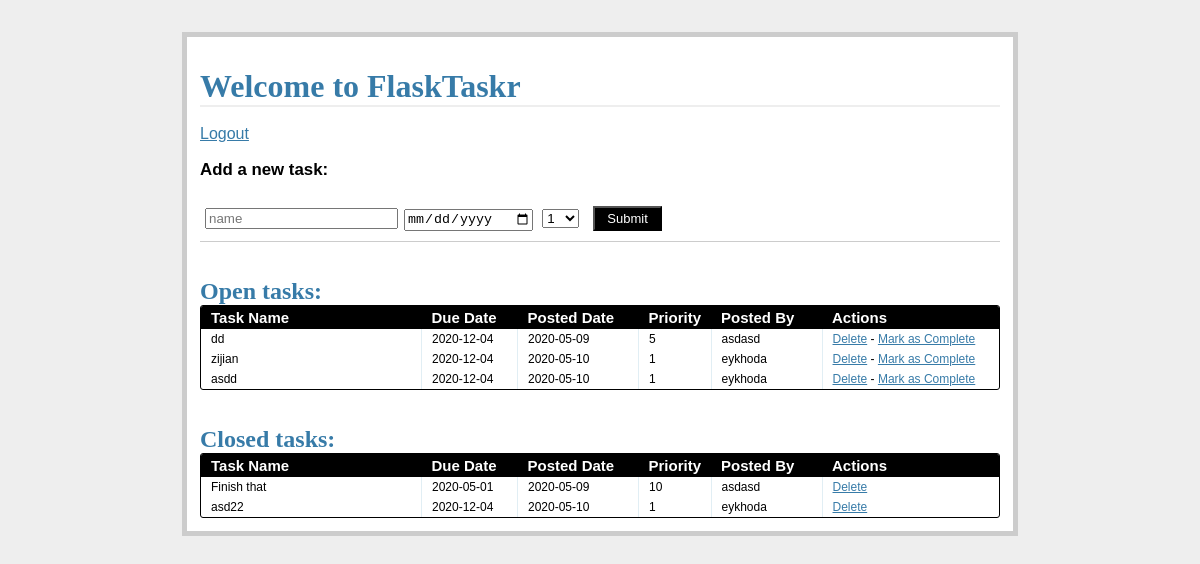
The page /tasks/ (signed in) on the database its author committed.
### models.py (models this page shows, shortened)
class Task(db.Model):
	__tablename__ = "tasks"
	task_id = db.Column(db.Integer,primary_key = True)
	name=db.Column(db.String,nullable = False)
	due_date=db.Column(db.Date,nullable=False)
	priority=db.Column(db.Integer,nullable = False)
	posted_date=db.Column(db.Date,default = datetime.datetime.utcnow())
	user_id=db.Column(db.Integer,db.ForeignKey('users.id'))
	status=db.Column(db.Integer)

class User(db.Model):
	__tablename__ = 'users'
	id = db.Column(db.Integer,primary_key=True)
	name = db.Column(db.String,unique=True,nullable=False)
	email = db.Column(db.String,unique=True,nullable=False)
	password = db.Column(db.String,nullable=False)
	tasks = db.relationship('Task',backref='poster')

### views.py (the view)
@app.route('/tasks/')
@login_required
def tasks():
	return render_template(
		'tasks.html',
		form = AddTaskForm(request.form),
		open_tasks=open_tasks(),
		closed_tasks = closed_tasks()
		)

### forms.py
class AddTaskForm(Form):
	task_id = IntegerField()
	name = StringField('Task Name', validators = [DataRequired()])
	due_date = DateField(
		'Date Due (mm/dd/yyyy)',
		validators = [DataRequired()],
		format = '%m/%d/%Y'
		)
	priority = SelectField(
		'Priority',
		validators = [DataRequired()],
		choices = [
			('1','1'),('2','2'),('3','3'),('4','4'),('5','5'),('6','6'),('7','7'),('8','8'),('9','9'),('10','10')
			]
		)
	status = IntegerField('Status')

### views.py (called while the page is built)
def login_required(test):
	@wraps(test)
	def wrap(*args,**kwargs):
		if 'logged_in' in session:
			return test(*args,**kwargs)
		else:
			flash('You need to log in first')
			return(redirect(url_for('login')))
	return wrap

def open_tasks():
	return db.session.query(Task).filter_by(status='1').order_by(Task.due_date.asc())

def closed_tasks():
	return db.session.query(Task).filter_by(status='0').order_by(Task.due_date.asc())

### templates/tasks.html (shortened to what this page needs)
{% extends "_base.html" %}
{% block content %}
<h1>Welcome to FlaskTaskr</h1>
<br>
<a href="{{ url_for('logout') }}">Logout</a>
<div class="add-task">
  <h3>Add a new task:</h3>
  <form action="{{ url_for('new_task') }}" method="post" class="inline-form">
    <div class="input-group">
      {{ form.name(placeholder="name") }}
    </div>
    <div class="input-group">
      {{ form.due_date(placeholder="due date") }}
    </div>
    <div class="input-group">
      {{ form.priority(placeholder="priority") }}
    </div>
    <div class="input-group">
      <button class="button" type="submit">Submit</button>
    </div>
</div>
<div class="entries">
  <br>
  <br>
  <h2>Open tasks:</h2>
  <div class="datagrid">
    <table>
      <thead>
        <tr>
          <th width="200px"><strong>Task Name</strong></th>
          <th width="75px"><strong>Due Date</strong></th>
          <th width="100px"><strong>Posted Date</strong></th>
          <th width="50px"><strong>Priority</strong></th>
          <th width="90px"><strong>Posted By</strong></th>
          <th><strong>Actions</strong></th>
        </tr>
      </thead>
      {% for task in open_tasks %}
        <tr>
          <td width="200px">{{ task.name }}</td>
          <td width="75px">{{ task.due_date }}</td>
          <td width="100px">{{ task.posted_date }}</td>
          <td width="50px">{{ task.priority }}</td>
          <td width="90px">{{ task.poster.name }}</td>
          <td>
            <a href="{{ url_for('delete_entry', task_id = task.task_id) }}">Delete</a>  -
            <a href="{{ url_for('complete', task_id = task.task_id) }}">Mark as Complete</a>
          </td>
        </tr>
      {% endfor %}
    </table>
  </div>
</div>
<br>
<br>
<div class="entries">
  <h2>Closed tasks:</h2>
  <div class="datagrid">
    <table>
      <thead>
        <tr>
          <th width="200px"><strong>Task Name</strong></th>
          <th width="75px"><strong>Due Date</strong></th>
          <th width="100px"><strong>Posted Date</strong></th>
          <th width="50px"><strong>Priority</strong></th>
          <th width="90px"><strong>Posted By</strong></th>
          <th><strong>Actions</strong></th>
        </tr>
      </thead>
      {% for task in closed_tasks %}
        <tr>
          <td width="200px">{{ task.name }}</td>
          <td width="75px">{{ task.due_date }}</td>
          <td width="100px">{{ task.posted_date }}</td>
          <td width="50px">{{ task.priority }}</td>
          <td width="90px">{{ task.poster.name }}</td>
          <td>
             <a href="{{ url_for('delete_entry', task_id = task.task_id) }}">Delete</a>
          </td>
        </tr>
      {% endfor %}
    </table>
  </div>
</div>
{% endblock %}

### templates/_base.html (shortened to what this page needs)
<!DOCTYPE html>
<html>
	<head>
		<link rel = "stylesheet" href= "{{url_for('static',filename = 'css/main.css')}}">
	</head>
	<body>
		<div class = "page">
			<br>
			{% block content %}
			{% endblock %}
		</div>
	</body>
</html>

### static/css/main.css (style rules this page uses)
body { font-family: sans-serif; background: #eee; }
a, h1, h2 { color: #377BA8; }
h1, h2 { font-family: 'Georgia', serif; margin: 0; }
h1 { border-bottom: 2px solid #eee; }
h2 { font-size: 1.5em; }
.page { margin: 2em auto; width: 50em; border: 5px solid #ccc; padding: 0.8em; background: white; }
.entries { list-style: none; margin: 0; padding: 0; }
.add-task { font-size: 0.9em; border-bottom: 1px solid #ccc; }
.input-group { margin-bottom: 15px; }
.datagrid table { border-collapse: collapse; text-align: left; width: 100%; }
.datagrid { background: #fff; overflow: hidden; border: 1px solid #000000; border-radius: 3px; }
.datagrid table td, .datagrid table th { padding: 3px 10px; }
.datagrid table thead th { background-color:#000000; color:#FFFFFF; font-size: 15px; font-weight: bold; }
.datagrid table thead th:first-child { border: none; }
.datagrid table tbody td { color: #000000; border-left: 1px solid #E1EEF4; font-size: 12px; font-weight: normal; }
.datagrid table tbody td:first-child { border-left: none; }
.datagrid table tbody tr:last-child td { border-bottom: none; }
.button { background-color:#000; display:inline-block; color:#ffffff; font-size:13px; padding:3px 12px; margin: 0; text-decoration:none; position:relative; }
.inline-form .input-group { display:inline-block; margin: 10px 5px; }
.input-group input { width:100%; }

### rows shown on the page
Task: name "dd", due_date "2020-12-04", posted_date "2020-05-09", priority "5", poster.name "asdasd"
Task: name "zijian", due_date "2020-12-04", posted_date "2020-05-10", priority "1", poster.name "eykhoda"
Task: name "asdd", due_date "2020-12-04", posted_date "2020-05-10", priority "1", poster.name "eykhoda"
Task: name "Finish that", due_date "2020-05-01", posted_date "2020-05-09", priority "10", poster.name "asdasd"
Task: name "asd22", due_date "2020-12-04", posted_date "2020-05-10", priority "1", poster.name "eykhoda"
